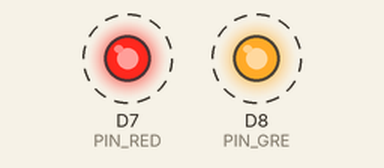
Simulated run of this sketch. Board: ESP8266 (NodeMCU). On the bench: output pins drawn as LEDs (lit = HIGH). Dashed ring = blinking.

Above: at 0.05 s.
Timing chart, 0 to 3.0 s (numbered marks = the images above):
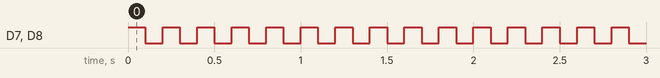

Measured:
- by itself, D7 (PIN_RED), D8 (PIN_GRE): alternates HIGH for 0.10 s and LOW for 0.10 s

The sketch:

LED.ino
```cpp
// LED : GPIO 1
#define PIN_RED D7
#define PIN_GRE D8
#define SW1 D2
#define SW2 D4
void setup(){
  pinMode(PIN_RED, OUTPUT);
  pinMode(PIN_GRE, OUTPUT);
  pinMode(SW1, INPUT);
  pinMode(SW2, INPUT);}
void loop(){
  digitalWrite(PIN_RED, HIGH);
  digitalWrite(PIN_GRE, HIGH);
  delay(100);
  digitalWrite(PIN_RED, LOW);
  digitalWrite(PIN_GRE, LOW);
  delay(100);
  }
```
